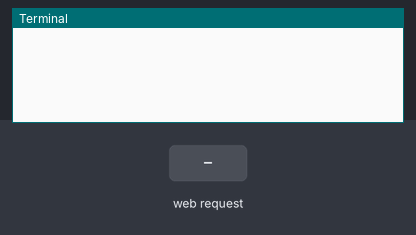
Bench run of a program on a simulated Raspberry Pi (BCM pin numbers), started with the arguments Hello 3. Shown: the last lines printed to the terminal. The test bench sets the inputs (shaded band). The camera gives no picture and a still takes 0.5 s; the clock reads 2024-03-15 10:24:30 at power-on unless the program sets it.

Above: at 1.2 s.
1.3 s: HTTP request for / received
At 1.9 s:
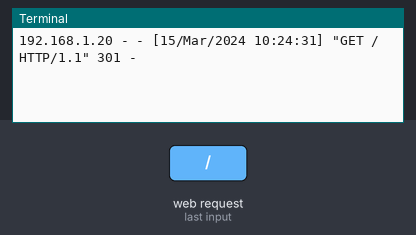
2.8 s: HTTP request for /index.html received
At 4.0 s:
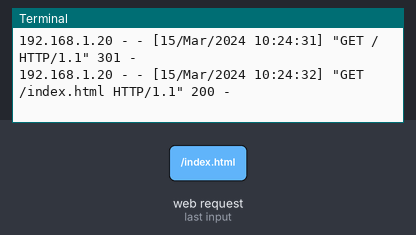
4.3 s: HTTP request for /stream.mjpg received
At 5.4 s:
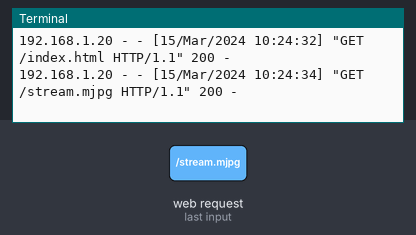

Measured:
- after the input at 1.3 s, the terminal: prints a new line at once (image 1)
- after the input at 2.8 s, the terminal: prints a new line at once (image 2)
- after the input at 4.3 s, the terminal: prints a new line at once (image 3)

The program:

stream.py
```python
import io
import picamera
import logging
import socketserver
import sys
from threading import Condition
from http import server

PAGE="""\
<html>
<head>
<title>Personal Navigator View</title>
<style>
body { border:0px; margin:0px;}
img { border:0px; margin:0px; width:100%; height:100%; }
</style>
</head>
<body>
<center><img src="stream.mjpg"></center>
</body>
</html>
"""

class StreamingOutput(object):
    def __init__(self):
        self.frame = None
        self.buffer = io.BytesIO()
        self.condition = Condition()

    def write(self, buf):
        if buf.startswith(b'\xff\xd8'):
            # New frame, copy the existing buffer's content and notify all
            # clients it's available
            self.buffer.truncate()
            with self.condition:
                self.frame = self.buffer.getvalue()
                self.condition.notify_all()
            self.buffer.seek(0)
        return self.buffer.write(buf)

class StreamingHandler(server.BaseHTTPRequestHandler):
    def do_GET(self):
        if self.path == '/':
            self.send_response(301)
            self.send_header('Location', '/index.html')
            self.end_headers()
        elif self.path == '/index.html':
            content = PAGE.encode('utf-8')
            self.send_response(200)
            self.send_header('Content-Type', 'text/html')
            self.send_header('Content-Length', len(content))
            self.end_headers()
            self.wfile.write(content)
        elif self.path == '/stream.mjpg':
            self.send_response(200)
            self.send_header('Age', 0)
            self.send_header('Cache-Control', 'no-cache, private')
            self.send_header('Pragma', 'no-cache')
            self.send_header('Content-Type', 'multipart/x-mixed-replace; boundary=FRAME')
            self.end_headers()
            try:
                while True:
                    with output.condition:
                        output.condition.wait()
                        frame = output.frame
                    self.wfile.write(b'--FRAME\r\n')
                    self.send_header('Content-Type', 'image/jpeg')
                    self.send_header('Content-Length', len(frame))
                    self.end_headers()
                    self.wfile.write(frame)
                    self.wfile.write(b'\r\n')
            except Exception as e:
                logging.warning(
                    'Removed streaming client %s: %s',
                    self.client_address, str(e))
        else:
            self.send_error(404)
            self.end_headers()

class StreamingServer(socketserver.ThreadingMixIn, server.HTTPServer):
    allow_reuse_address = True
    daemon_threads = True

def read_tcp_info():
    with open("tcp_info.txt") as f:
        tcp_address = f.readline()[:-1]
        tcp_port = int(f.readline())
    return tcp_address, tcp_port

with picamera.PiCamera(resolution='640x480', framerate=30) as camera:
    #tcp_address, tcp_port = read_tcp_info()
    tcp_address, tcp_port = sys.argv[1], int(sys.argv[2])
    output = StreamingOutput()
    #Uncomment the next line to change your Pi's Camera rotation (in degrees)
    #camera.rotation = 90
    camera.start_recording(output, format='mjpeg')
    try:
        address = (tcp_address, tcp_port)
        server = StreamingServer(address, StreamingHandler)
        server.serve_forever()
    finally:
        camera.stop_recording()
```
